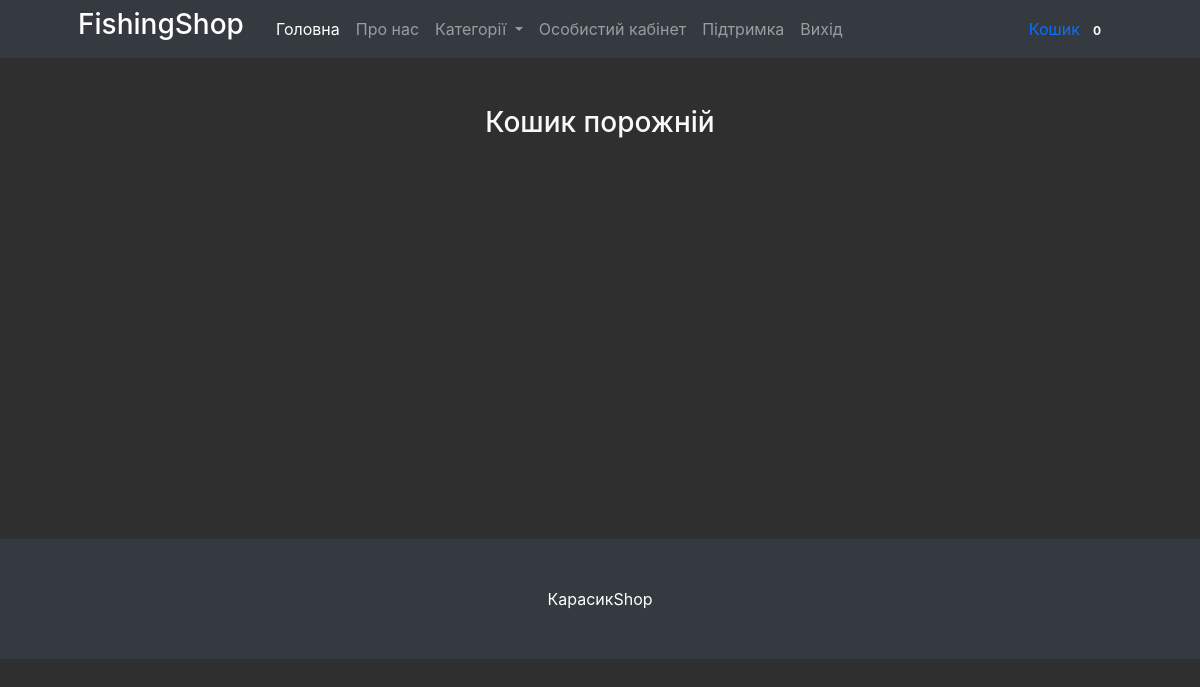
The app's page /cart/ (signed in), older data.
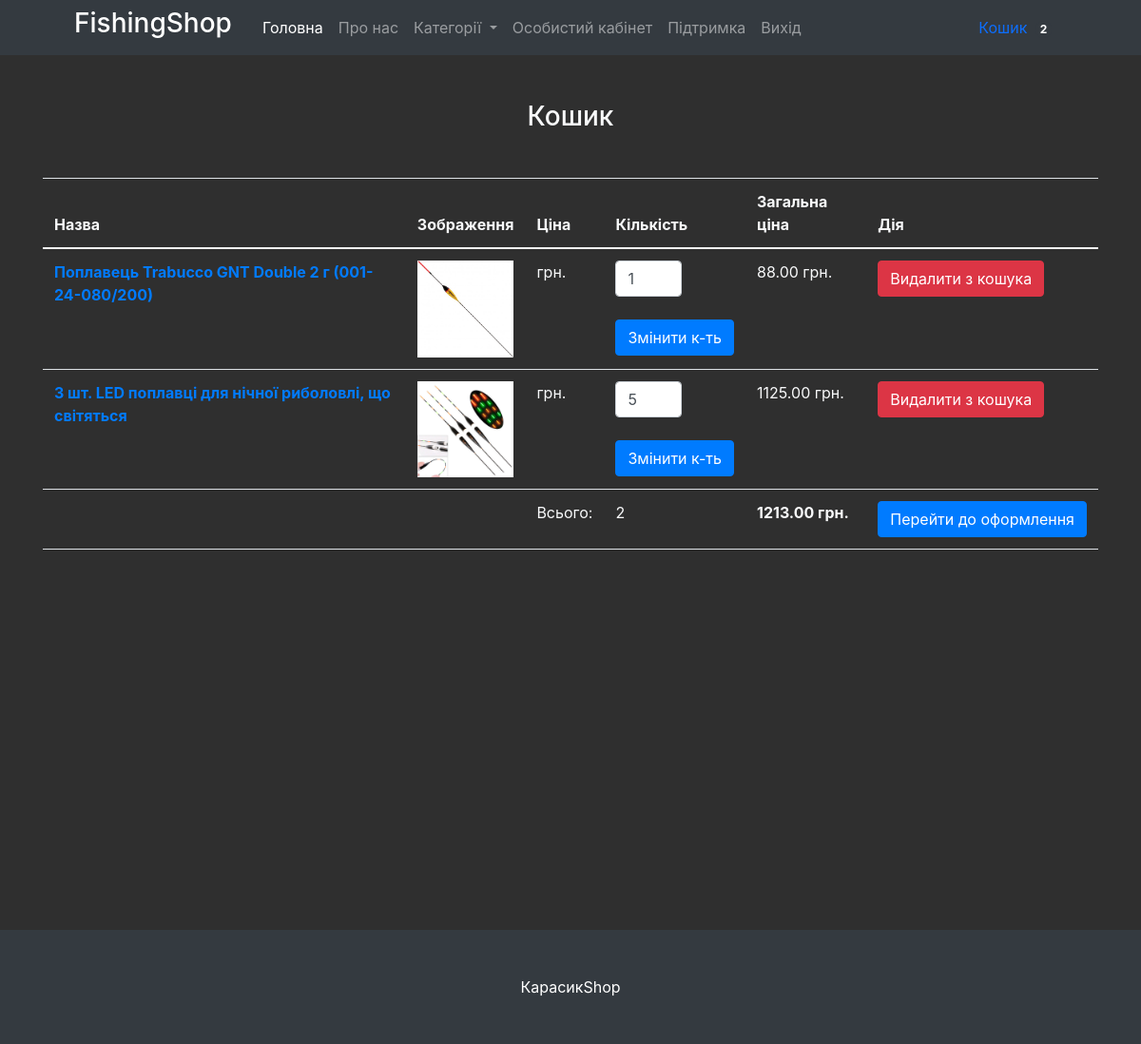
The same page, newer data.
### mainapp/models.py (models this page shows, shortened)
class Cart(models.Model):
    owner = models.ForeignKey('Customer', null=True, verbose_name='Власник', on_delete=models.CASCADE)
    products = models.ManyToManyField(CartProduct, blank=True, related_name='related_cart')
    total_products = models.PositiveIntegerField(default=0)
    final_price = models.DecimalField(max_digits=9, default=0, decimal_places=2, verbose_name='Загальна ціна')
    in_order = models.BooleanField(default=False)
    for_anonymous_user = models.BooleanField(default=False)

class CartProduct(models.Model):
    user = models.ForeignKey('Customer', verbose_name='Покупець', on_delete=models.CASCADE)
    cart = models.ForeignKey('Cart', verbose_name='Кошик', on_delete=models.CASCADE, related_name='related_products')
    product = models.ForeignKey(Product, verbose_name='Товар', on_delete=models.CASCADE)
    qty = models.PositiveIntegerField(default=1)
    final_price = models.DecimalField(max_digits=9, decimal_places=2, verbose_name='Загальна ціна')

class Product(models.Model):
    category = models.ForeignKey(Category, verbose_name='Категорія', on_delete=models.CASCADE)
    title = models.CharField(max_length=255, verbose_name='Найменування')
    slug = models.SlugField(unique=True)
    image = models.ImageField(verbose_name='Зображення')
    description = models.TextField(verbose_name='Опис', null=True)
    price = models.DecimalField(max_digits=9, decimal_places=2, verbose_name='Ціна')
    features = models.ManyToManyField("specs.ProductFeatures", blank=True, related_name='features_for_product')
    active = models.BooleanField(verbose_name="Товар в наявності", default=True)
    img1 = models.ImageField(verbose_name="Додаткове зображення (не обов'язково)", null=True, blank=True)
    img2 = models.ImageField(verbose_name="Додаткове зображення (не обов'язково)", null=True, blank=True)
    img3 = models.ImageField(verbose_name="Додаткове зображення (не обов'язково)", null=True, blank=True)
    img4 = models.ImageField(verbose_name="Додаткове зображення (не обов'язково)", null=True, blank=True)
    img5 = models.ImageField(verbose_name="Додаткове зображення (не обов'язково)", null=True, blank=True)
    img6 = models.ImageField(verbose_name="Додаткове зображення (не обов'язково)", null=True, blank=True)
    img7 = models.ImageField(verbose_name="Додаткове зображення (не обов'язково)", null=True, blank=True)
    img8 = models.ImageField(verbose_name="Додаткове зображення (не обов'язково)", null=True, blank=True)
    mainView = models.BooleanField(verbose_name="Показувати на головній", default=True)
    def get_absolute_url(self):
        return reverse('product_detail', kwargs={'slug': self.slug})

### mainapp/views.py (the view)
# urls.py: path('cart/', CartView.as_view(), name='cart'),
class CartView(CartMixin, View):
    def get(self, request, *args, **kwargs):
        categories = Category.objects.all()
        context = {
            'cart': self.cart,
            'categories': categories
        }
        return render(request, 'cart.html', context)

### mainapp/mixins.py (called while the page is built)
    def dispatch(self, request, *args, **kwargs):
        if request.user.is_authenticated:
            customer = Customer.objects.filter(user=request.user).first()
            if not customer:
                customer = Customer.objects.create(
                    user=request.user
                )
            cart = Cart.objects.filter(owner=customer, in_order=False).first()
            if not cart:
                cart = Cart.objects.create(owner=customer)
        else:
            cart = Cart.objects.filter(for_anonymous_user=True).first()
            if not cart:
                cart = Cart.objects.create(for_anonymous_user=True)
        self.cart = cart
        return super().dispatch(request, *args, **kwargs)

### mainapp/models.py (called while the page is built)
    def get_absolute_url(self):
        return reverse('category_detail', kwargs={'slug': self.slug})

### mainapp/templates/cart.html (shortened to what this page needs)
{% extends 'base.html' %}
{% block content %}
<div class="container">
  <h3 class="text-center text-light mt-5 mb-5 ">Кошик {% if not cart.products.count %}порожній{% endif %}</h3>
  {% if cart.products.count %}
  <table class="table text-light">
    <thead>
      <tr>
        <th scope="col">Назва</th>
        <th scope="col">Зображення</th>
        <th scope="col">Ціна</th>
        <th scope="col">Кількість</th>
        <th scope="col">Загальна ціна</th>
        <th scope="col">Дія</th>
      </tr>
    </thead>
    <tbody>
      {% for item in cart.products.all %}
      <tr>
        <th scope="row"><a href="{{ item.product.get_absolute_url }}">{{ item.product.title }}</a></th>
        <td class="w-25 image_in_order"><a href="{{ item.product.get_absolute_url }}"><img
              src="{{ item.product.image.url }}" class="img-fluid"></a></td>
        <td>{{ item.content_object.price }} грн.</td>
        <td>
          <form action="{% url 'change_qty' slug=item.product.slug %}" method="POST">
            <input type="number" class="form-control" name="qty" style="width: 70px;" min="1" value="{{ item.qty }}">
            <br>
            <input type="submit" class="btn btn-primary" value="Змінити к-ть">
          </form>
        </td>
        <td>{{ item.final_price }} грн.</td>
        <td>
          <a href="{% url 'delete_from_cart' slug=item.product.slug %}"><button class="btn btn-danger">Видалити з
              кошука</button></a>
        </td>
      </tr>
      {% endfor %}
      <tr>
        <td colspan="2"></td>
        <td>Всього:</td>
        <td>{{ cart.total_products }}</td>
        <td><strong>{{ cart.final_price }} грн.</strong></td>
        <td><a href="{% url 'checkout' %}"><button class="btn btn-primary">Перейти до оформлення</button></a></td>
      </tr>
    </tbody>
  </table>
  {% endif %}
</div>
{% endblock content %}

### mainapp/templates/base.html (shortened to what this page needs)
{% load static %}
<!DOCTYPE html>
<html lang="uk">
<head>
    <link href='{% static "bootstrap/bootstrap.min.css" %}' rel="stylesheet"/>
    <link rel="stylesheet" href="https://cdn.jsdelivr.net/npm/@fancyapps/ui@4.0/dist/fancybox.css"/>
    <link href="https://cdnjs.cloudflare.com/ajax/libs/twitter-bootstrap/4.1.2/css/bootstrap.min.css" rel="stylesheet"/>
    <link href="https://cdn.jsdelivr.net/npm/slick-carousel@1.8.1/slick/slick.css" rel="stylesheet"/>
    <link href="https://cdnjs.cloudflare.com/ajax/libs/fancybox/3.3.5/jquery.fancybox.min.css" rel="stylesheet"/>
</head>
<body>
<nav class="navbar navbar-expand-lg navbar-dark bg-dark">
    <div class="container px-4 px-lg-5">
        <a href="/"><h3 class="title"><span>FishingShop</span></h3></a>
        <div class="collapse navbar-collapse" id="navbarSupportedContent">
            <ul class="navbar-nav me-auto mb-2 mb-lg-0 ms-lg-4">
                <li class="nav-item">
                    <a class="nav-link active" aria-current="page" href="{% url 'index' %}">
                        Головна
                    </a>
                </li>
                <li class="nav-item"><a class="nav-link" href="{% url 'about' %}">Про нас</a></li>
                <li class="nav-item dropdown">
                    <a class="nav-link dropdown-toggle" id="navbarDropdown" href="#" role="button"
                       data-bs-toggle="dropdown" aria-expanded="false">
                        Категорії
                    </a>
                </li>
                {% if request.user.is_authenticated %}
                    <li class="nav-item">
                        <a class="nav-link" href="{% url 'profile' %}">Особистий кабінет</a>
                    </li>
                    <li class="nav-item">
                        <a class="nav-link" href="{% url 'support' %}">Підтримка</a>
                    </li>
                    <li class="nav-item">
                        <a class="nav-link" href="{% url 'logout' %}">Вихід</a>
                    </li>
                {% endif %}
            </ul>
            <a class="nav-link" href="{% url 'cart' %}">
                Кошик
                <span class="badge bg-dark text-white ms-1 rounded-pill">{{ cart.products.count }}</span>
            </a>
        </div>
    </div>
</nav>
{% block content %}{% endblock content %}
<footer class="py-5 bg-dark" style="margin-top: 400px;">
    <div class="container"><p class="m-0 text-center text-white">КарасикShop</p></div>
</footer>
</body>
</html>

### mainapp/templates/base.html (style rules this page uses)
body { background-color: #242424f2; }
.title { color: white; }
.image_in_order { max-width: 5%; }

Row changes from the older to the newer data that the page shows:
changed Cart: products.count "0" → "2"; total_products (not shown) → "2"; final_price (not shown) → "1213.00"
added CartProduct: product "Поплавець Trabucco GNT Double 2 г (001-24-080/200)", product.image (picture), qty "1", final_price "88.00"
added CartProduct: product "3 шт. LED поплавці для нічної риболовлі, що світяться", product.image (picture), qty "5", final_price "1125.00"
Text that changed along with them:
text no longer shown: "порожній"
text now shown: "Назва Зображення Ціна Кількість Загальна ціна Дія Всього: грн. Перейти до оформлення"
